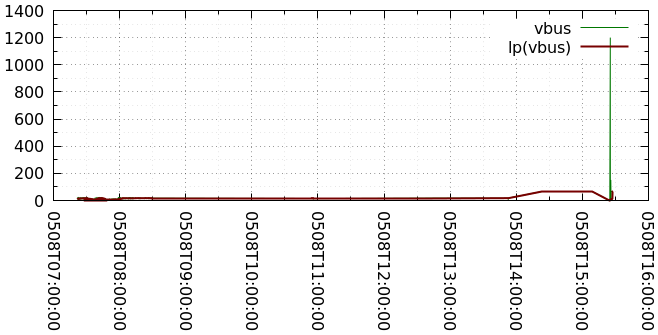

Reproduce this figure in gnuplot.
load 'vbat_common.gnuplot'

set output 'vbat_1h.png_'
plot 'vbat_1h.csv' u 1:2 title 'vbus'     w line ls 1, \
     ''            u 1:3 title 'lp(vbus)' w line ls 2